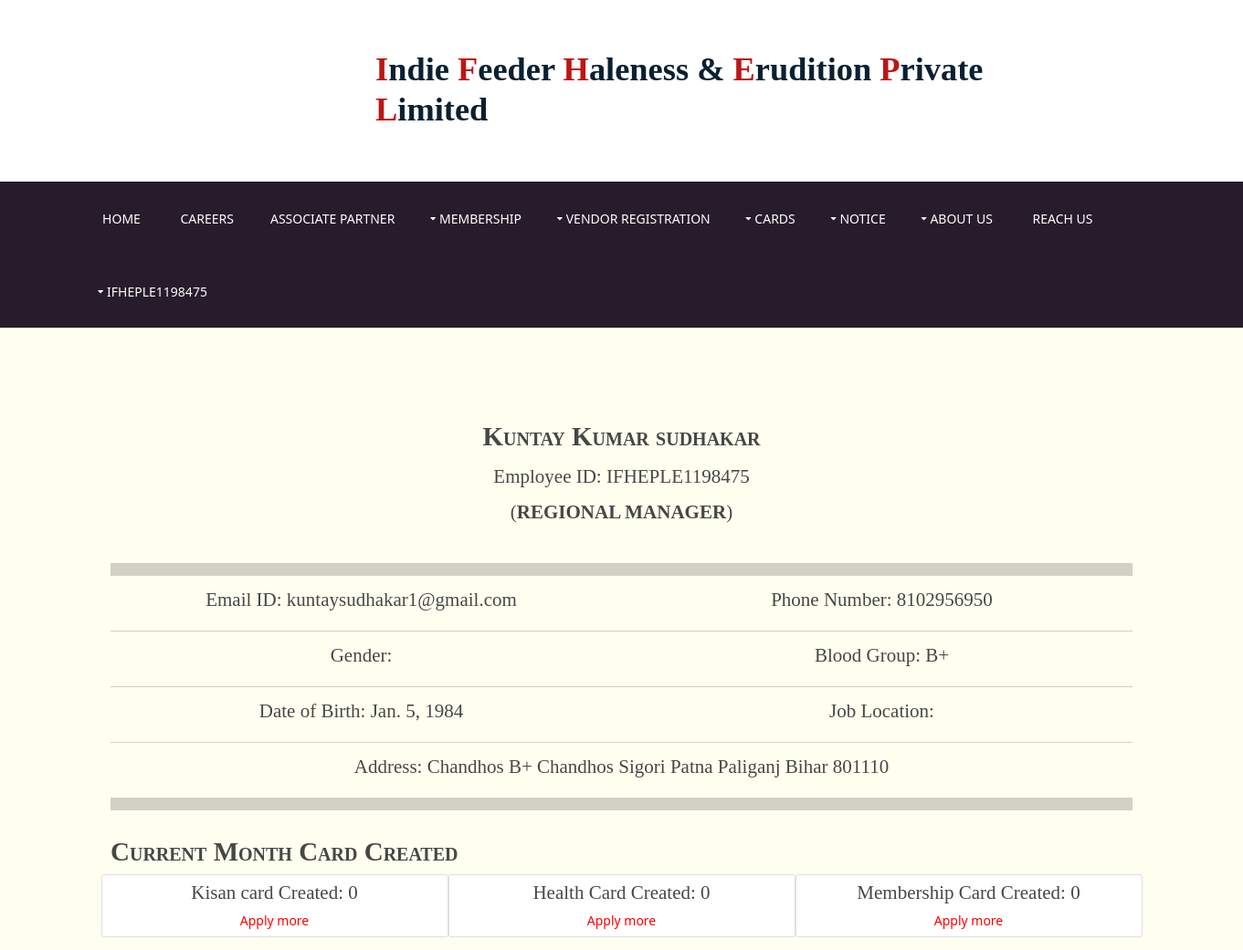
/profile (signed in, upper part), run on an earlier commit of the app's database.
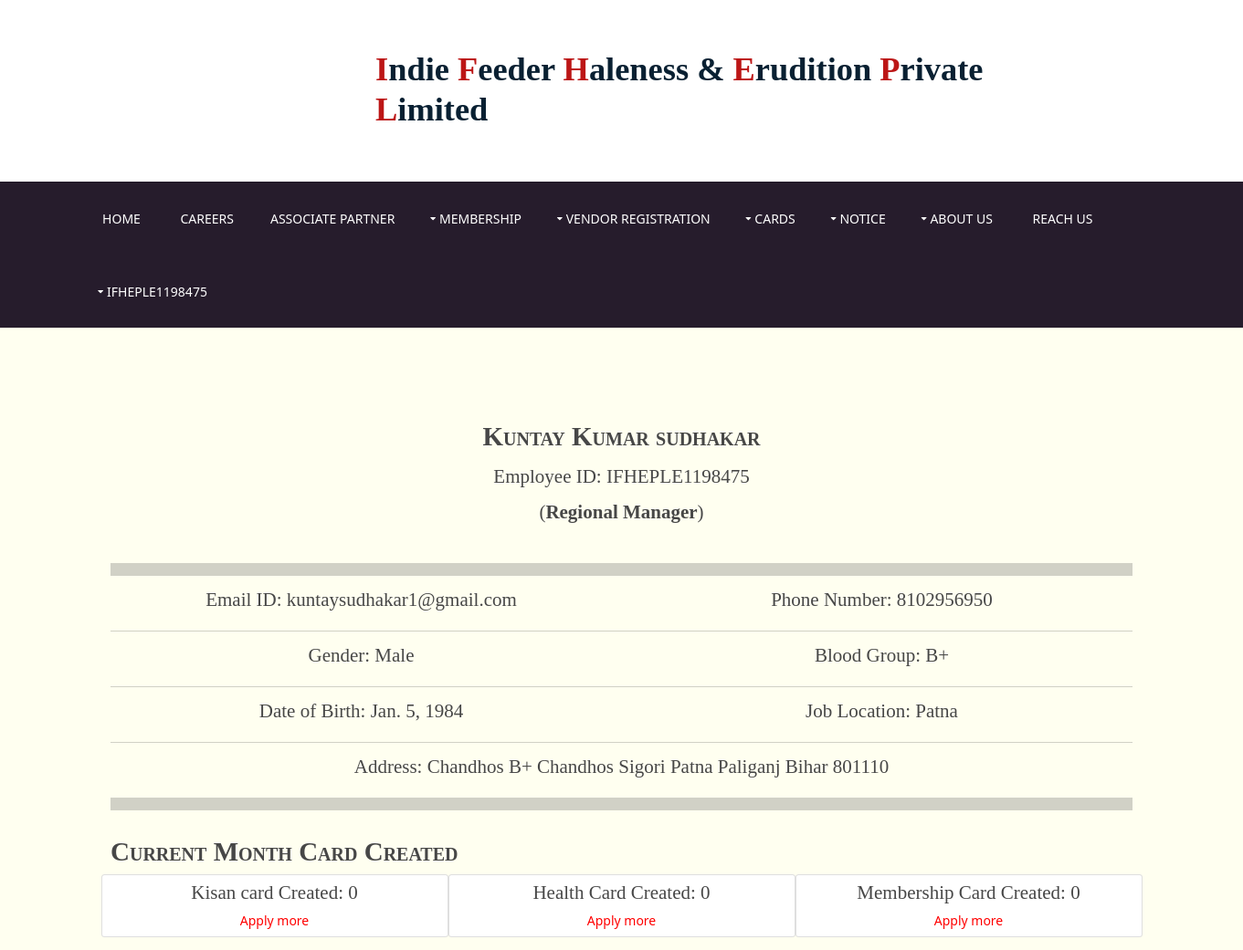
And on a later commit of the database.
### EmployeeProfile/models.py (models this page shows, shortened)
class EmployeeProfile(models.Model):
    emmloyeeid = models.CharField(max_length=14, default="", unique=True,)
    email = models.CharField(max_length=100, unique=True,)
    user = models.OneToOneField(
        User, on_delete=models.CASCADE, related_name='profile')
    name = models.CharField(max_length=50, unique=False)
    phone_number = models.CharField(
        max_length=10, unique=True, null=False, blank=False)
    GENDER_CHOICES = (
        ('Male', 'Male'),
        ('Female', 'Female'),
    )
    gender = models.CharField(max_length=6, choices=GENDER_CHOICES)
    JOB_CHOICES = (
        ('DISTRICT DEVELOPMENT MANAGER', 'DISTRICT DEVELOPMENT MANAGER'),
        ('BLOCK DEVELOPMENT MANAGER', 'BLOCK DEVELOPMENT MANAGER'),
        ('FIELD EXECUTIVE', 'FIELD EXECUTIVE'),
        ('AGRICULTURAL ADVISOR', 'AGRICULTURAL ADVISOR'),
        ('COMPUTER TRAINER', 'COMPUTER TRAINER'),
        ('BEAUTICIAN', 'BEAUTICIAN'),
        ('TAILORING', 'TAILORING'),
        ('Office Boy/Peon', 'Office Boy/Peon'),
        ('Banking Trainer', 'Banking Trainer'),
        ('Regional Manager', 'Regional Manager'),
        ('Accountant/Cashier', 'Accountant/Cashier'),
        ('Receptionist', 'Receptionist'),
    )
    designation = models.CharField(max_length=32, choices=JOB_CHOICES)
    job_location = models.CharField(max_length=100, default="", blank=True)
    bloodgroup = models.CharField(max_length=10, default="")
    dob = models.DateField()
    can_accept_cash = models.BooleanField(default=False)
    Address = models.CharField(max_length=500, default="")
    image = models.ImageField(upload_to="Employee", blank=True, null=True)
    total_health_card_created = models.IntegerField(default=0)
    total_kisan_card_created = models.IntegerField(default=0)
    total_membership_card_created = models.IntegerField(default=0)
    current_month_health_card_created = models.IntegerField(default=0)
    current_month_kisan_card_created = models.IntegerField(default=0)
    current_month_membership_card_created = models.IntegerField(default=0)
    previous_month_health_card_created = models.IntegerField(default=0)
    previous_month_kisan_card_created = models.IntegerField(default=0)
    previous_month_membership_card_created = models.IntegerField(default=0)
    class Meta:
        db_table = "profile"
        verbose_name_plural = "Employee Profiles"

### ifheplapp/views.py (the view)
# urls.py: path('profile', views.profile, name="profile"),
@login_required(login_url='/login')
def profile(request):
    profile = EmployeeProfile.objects.filter(user=request.user)
    for i in profile:
        kisan_count = len(KisanCard.objects.filter(employeeID=i.emmloyeeid))
        kisan_count = kisan_count if kisan_count else 0
        membership_count = len(
            Membership.objects.filter(employeeID=i.emmloyeeid))
        membership_count = membership_count if membership_count else 0
        health_count = len(HealthCard.objects.filter(employeeID=i.emmloyeeid))
        health_count = health_count if health_count else 0
    return render(request, "profile.html", {"profile": profile, "kisan_count": kisan_count, "membership_count": membership_count, "health_count": health_count})

### ifheplapp/templates/profile.html (shortened to what this page needs)
{% extends 'extends/base.html' %}
{% block body %}
<div class="row1" style="background-color: rgb(255, 255, 240);">
  <div class="container">
    <div class="my-2">
      {% for prof in profile %}
      <div class="prof-name">
        <h4 class="logoname my-3">{{prof.name}}</h4>
      </div>
      <div class="">
        <h4 class="text-center">Employee ID: {{prof.emmloyeeid}}</h4>
        <h4 class="mt-3 text-center">(<strong>{{prof.designation}}</strong>)</h4> <br>
      </div>
      <hr class="py-2">
      <div class="row">
        <div class="col-md-6 text-center">
          <h4>Email ID: {{prof.email}}</h4>
        </div>
        <div class="col-md-6 text-center">
          <h4>Phone Number: {{prof.phone_number}}</h4>
        </div>
      </div>
      <hr>
      <div class="row">
        <div class="col-md-6 text-center">
          <h4>Gender: {{prof.gender}}</h4>
        </div>
        <div class="col-md-6 text-center">
          <h4>Blood Group: {{prof.bloodgroup}}</h4>
        </div>
      </div>
      <hr>
      <div class="row">
        <div class="col-md-6 text-center">
          <h4>Date of Birth: {{prof.dob}}</h4>
        </div>
        <div class="col-md-6 text-center">
          <h4>Job Location: {{prof.job_location}}</h4>
        </div>
      </div>
      <hr>
      <div class="row">
        <div class="col-md text-center">
          <h4>Address: {{prof.Address}}</h4>
        </div>
      </div>
      <hr class="py-2">
      <div class="row py-3">
        <h3 class="logoname">Current Month Card Created</h3>
        <div class="col-md-4 text-center card py-2">
          <h4>Kisan card Created: {{prof.current_month_kisan_card_created}}</h4>
          <a style="color: red;" href="/card/Kisan-Card/apply">Apply more</a>
        </div>
        <div class="col-md-4 text-center card py-2">
          <h4>Health Card Created: {{prof.current_month_health_card_created}}</h4>
          <a style="color: red;" href="/card/Health-Card/apply">Apply more</a>
        </div>
        <div class="col-md-4 text-center card py-2">
          <h4>Membership Card Created: {{prof.current_month_membership_card_created}}</h4>
          <a style="color: red;" href="/membership">Apply more</a>
        </div>
      </div>
      {% endfor %}
    </div>
  </div>
</div>
{% endblock body %}

What changed in the data, as far as the page shows it:
changed EmployeeProfile "Kuntay Kumar sudhakar": designation "REGIONAL MANAGER" → "Regional Manager"; gender (not shown) → "Male"; job_location (not shown) → "Patna"
